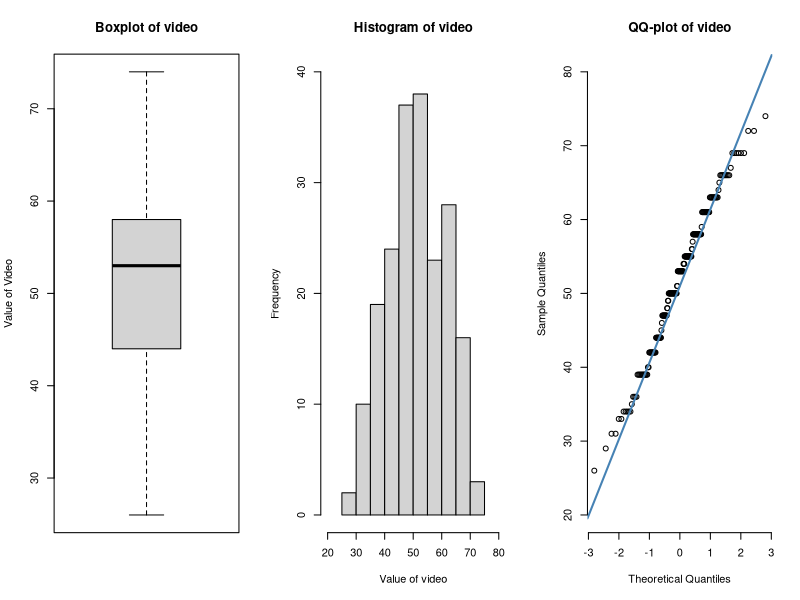
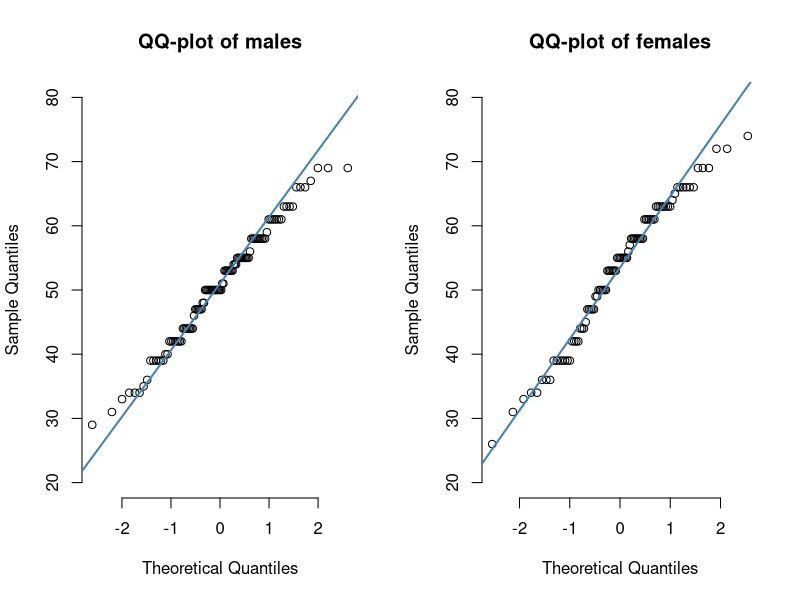
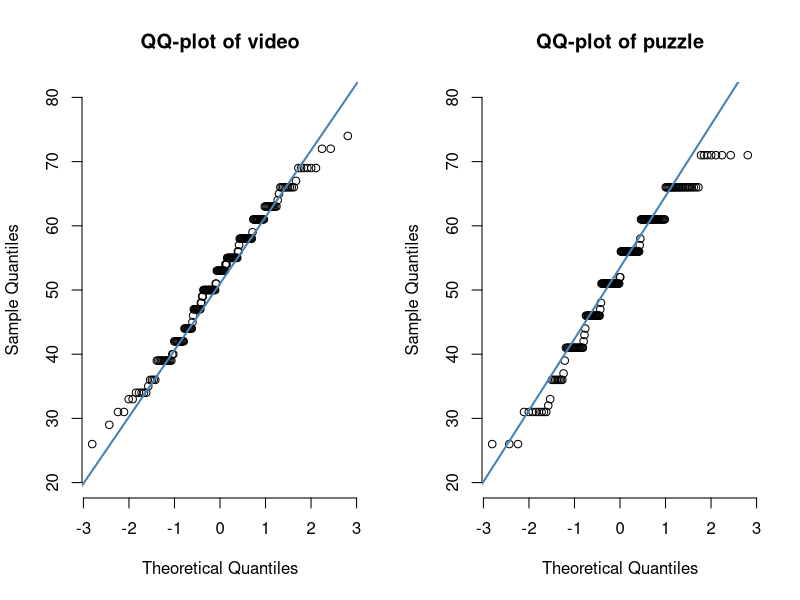

Write R code to recreate these figures, in order.
## ---- chunk 1
Ice_cream.1 <- read.csv("./data/Ice_cream-1.csv")
mean_video <- mean(Ice_cream.1$video)
## ---- chunk 2
# Create a histogram
par(mfrow=c(1,3))
boxplot(Ice_cream.1$video, ylab="Value of Video", main="Boxplot of video")
hist(
  Ice_cream.1$video,
  xlim = c(20, 80),
  xlab="Value of video",
  ylim = c(0, 40),
  main="Histogram of video"
)
qqnorm(Ice_cream.1$video, pch = 1, frame = FALSE, ylim = c(20, 80), main="QQ-plot of video")
qqline(Ice_cream.1$video, col = "steelblue", lwd = 2)
## ---- chunk 3
Ice_cream.1 <- read.csv("./data/Ice_cream-1.csv")
mean_video <- mean(Ice_cream.1$video)
sd_video <- sd(Ice_cream.1$video)
cl <- 0.97
z_score <- qnorm((1 + cl) / 2)
margin_of_error <- z_score * (sd_video / sqrt(length(Ice_cream.1$video)))

lower_bound <- mean_video - margin_of_error
upper_bound <- mean_video + margin_of_error
## ---- chunk 4
# Assuming your data is in a variable called 'scores'
# H0: The mean score is equal to 50
# H1: The mean score is greater than 50

# One-sample t-test
result <- t.test(Ice_cream.1$video, alternative = "greater", mu = 50)

# Print the result
print(result)

# Access confidence interval
conf_interval <- result$conf.int
p_value <- result$p.value
print(conf_interval)
## ---- chunk 5
# Number of observations greater than 6
success_count <- sum(Ice_cream.1$video > 50)

# Total number of observations
total_count <- length(Ice_cream.1$video)

# Binomial test
binom_test_result <- binom.test(success_count, total_count, p = 0.5, alternative = "greater")
video <- sum(rank(abs(Ice_cream.1$video-50))[Ice_cream.1$video-50>0])

wilcox_test_result <- wilcox.test(video, mu=50, alternative="greater")

# Define the fraction and the expected proportion
observed_fraction <- sum(Ice_cream.1$video < 42) / length(Ice_cream.1$video)
expected_proportion <- 0.25  # the expected proportion under the null hypothesis

# Perform a one-sample proportion test
prop_test_result <- prop.test(sum(Ice_cream.1$video < 42), length(Ice_cream.1$video), p = expected_proportion, alternative = "less")

# Display the test result
prop_test_result
## ---- chunk 6
#n=length(Ice_cream.1$video); t=max(Ice_cream.1$video); t
#B=1000; tstar=numeric(B)
#for (i in 1:B){xstar=rexp(n,1) + tstar[i]=min(xstar)}
#pl=sum(tstar<t)/B;pr=sum(tstar>t)/B
#p=2*min(pl,pr); p
## ---- chunk 7
male_scores <- Ice_cream.1[Ice_cream.1$female == 1, "video"]
female_scores <- Ice_cream.1[Ice_cream.1$female == 0, "video"]

# Two-Sample t-test
t_test_result <- t.test(male_scores, female_scores)

# Mann-Whitney test
mannwhitney_result <- wilcox.test(male_scores, female_scores)

# Kolmogorov-Smirnov test
ks_test_result <- ks.test(male_scores, female_scores)

par(mfrow=c(1,2))
qqnorm(male_scores, pch = 1, frame = FALSE, ylim = c(20, 80), main="QQ-plot of males")
qqline(male_scores, col = "steelblue", lwd = 2)

qqnorm(female_scores , pch = 1, frame = FALSE, ylim = c(20, 80), main="QQ-plot of females")
qqline(female_scores , col = "steelblue", lwd = 2)
## ---- chunk 8
par(mfrow=c(1,2))
qqnorm(Ice_cream.1$video, pch = 1, frame = FALSE, ylim = c(20, 80), main="QQ-plot of video")
qqline(Ice_cream.1$video, col = "steelblue", lwd = 2)

qqnorm(Ice_cream.1$puzzle, pch = 1, frame = FALSE, ylim = c(20, 80), main="QQ-plot of puzzle")
qqline(Ice_cream.1$puzzle, col = "steelblue", lwd = 2)

correlation_result <- cor.test(Ice_cream.1$video, Ice_cream.1$puzzle, method="spearman")
